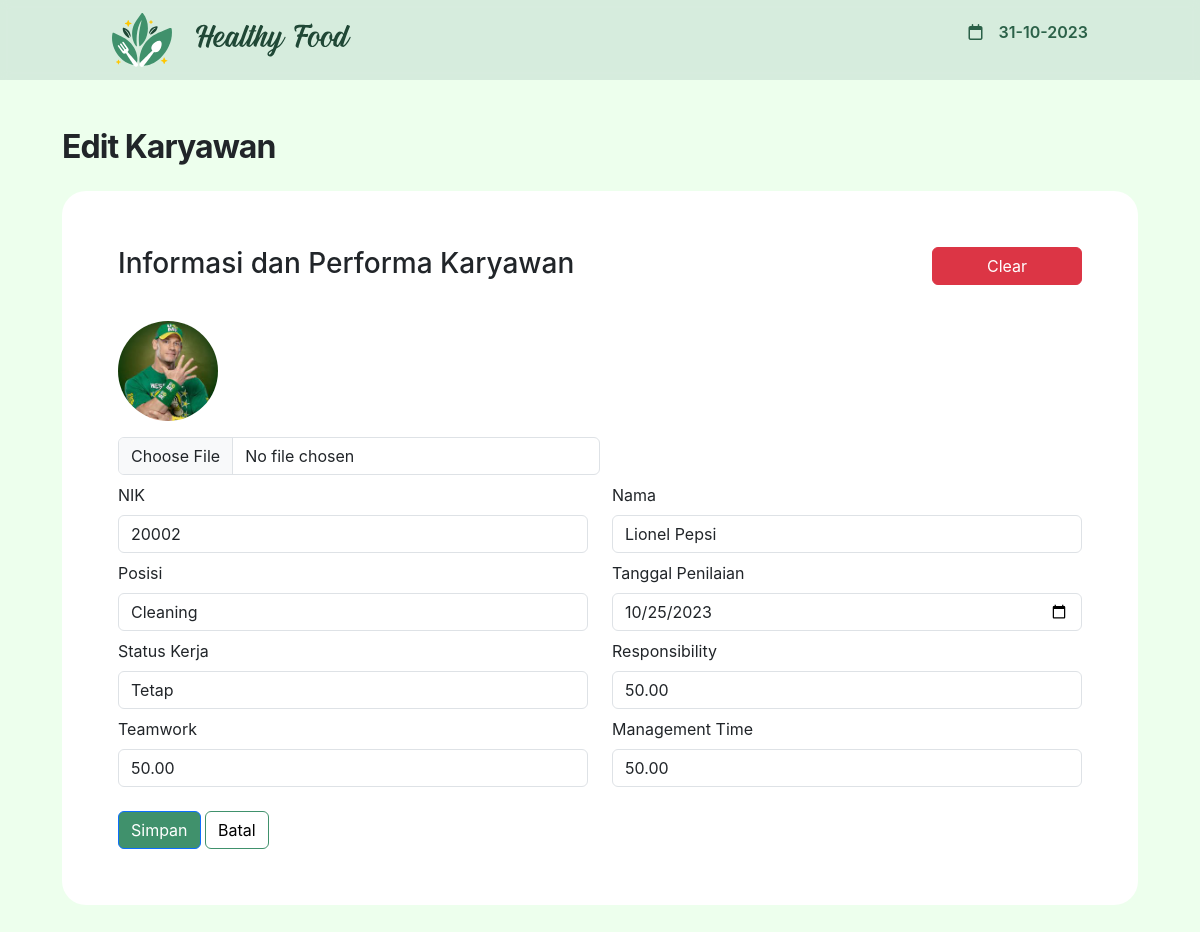
/edit_performance.php?nik=20002, run on the app's committed database.
### tables this page shows
CREATE TABLE `performance` (
  `nik` int(8) NOT NULL,
  `foto` varchar(200) NOT NULL,
  `nama` varchar(200) NOT NULL,
  `status_kerja` enum('Tetap','Tidak Tetap') NOT NULL,
  `position` varchar(10) NOT NULL,
  `tgl_penilaian` date NOT NULL,
  `responsibility` decimal(10,2) NOT NULL,
  `teamwork` decimal(10,2) NOT NULL,
  `management_time` decimal(10,2) NOT NULL,
  `total` decimal(10,2) NOT NULL,
  `grade` varchar(3) NOT NULL
);

### edit_performance.php (the view, shortened to what this page needs)
<!DOCTYPE html>
<html lang="en">
<?php
include "sqlConnect.php";
$nik = $_GET['nik'];
$sql = "SELECT * FROM performance where nik = '$nik' LIMIT 1";
$result = mysqli_query($conn, $sql);
if ($result->num_rows > 0) {
    while ($row = $result->fetch_assoc()) {
        $nik = $row['nik'];
        $nama = $row['nama'];
        $foto = $row['foto'];
        $tglPenilaian = $row['tgl_penilaian'];
        $posisi = $row['position'];
        $statusKerja = $row['status_kerja'];
        $responsibility = $row['responsibility'];
        $teamwork = $row['teamwork'];
        $management = $row['management_time'];
    }
}
?>
<head>
    <link href="https://cdn.jsdelivr.net/npm/bootstrap@5.3.2/dist/css/bootstrap.min.css" rel="stylesheet">
    <link rel="stylesheet" href="https://cdnjs.cloudflare.com/ajax/libs/font-awesome/6.0.0/css/all.min.css">
    <link rel="stylesheet" href="style.css">
</head>
<body>
    <nav class="navbar navbar-expand-lg bg-body-tertiary sticky-top">
        <div class="container-fluid">
            <a class="navbar-brand" href="#"><img src="images/logo.svg"><img src="images/logoText.svg"></a>
            <div class="collapse navbar-collapse" id="navbarNavAltMarkup">
                <div class="navbar-nav">
                    <div>
                        <i class="fa-regular fa-calendar"></i>
                        <p id="tgl">tanggal</p>
                    </div>
                </div>
            </div>
        </div>
    </nav>
    <div class="container">
        <div class="content-body">
            <div class="content-fluid">
                <h1 class="PageTitle mt-3">Edit Karyawan</h1>
                <form action="ubah-performance.php" method="POST" enctype="multipart/form-data" onsubmit="return simpan()">
                    <div class="card">
                        <div class="card-body">
                            <div class="row">
                                <div class="col-6">
                                    <h3>Informasi dan Performa Karyawan</h3>
                                </div>
                                <div class="col-6">
                                    <div class="d-flex justify-content-end">
                                        <div class="btn btn-danger" style="width:100%; max-width:150px" data-bs-toggle="modal" data-bs-target="#modalClear">
                                            Clear
                                        </div>
                                    </div>
                                </div>
                            </div>
                            <div class="row mt-4">
                                <div class="col-12 form-input mt-2">
                                    <img src="dataBaseFoto/<?php echo $foto ?>" alt="No Image" id="previewFoto" class="img-fluid rounded-circle" style="width: 100px; height: 100px;">
                                    <div class="mt-3">
                                        <input class="form-control inputForm" type="file" placeholder="Pilih Foto" id="inputFoto" name="inputFoto" accept="image/*" value="<?php echo $foto ?>" style="max-width:50%">
                                    </div>
                                </div>
                                <div class="col-12 col-sm-6  form-input mt-2">
                                    <label>
                                        NIK
                                    </label>
                                    <input class="form-control inputForm mt-2" name="nik" id="nik" placeholder="Masukan NIK" type="number" readonly value="<?php echo ($nik) ?>" />
                                </div>
                                <div class="col-12 col-sm-6  form-input mt-2">
                                    <label>
                                        Nama
                                    </label>
                                    <input class="form-control inputForm mt-2" name="nama" id="nama" placeholder="Masukan Nama" type="text" required value="<?php echo ($nama) ?>" />
                                </div>
                                <div class="col-12 col-sm-6  form-input mt-2">
                                    <label>
                                        Posisi
                                    </label>
                                    <input class="form-control inputForm mt-2" name="posisi" id="posisi" placeholder="Masukan Posisi" type="text" required value="<?php echo ($posisi) ?>" />
                                </div>
                                <div class="col-12 col-sm-6  form-input mt-2">
                                    <label>
                                        Tanggal Penilaian
                                    </label>
                                    <input class="form-control inputForm mt-2" name="tglPenilaian" id="tglPenilaian" placeholder="Masukan Tanggal" type="date" required value="<?php echo ($tglPenilaian) ?>" />
                                </div>
                                <div class="col-12 col-sm-6  form-input mt-2">
                                    <label>
                                        Status Kerja
                                    </label>
                                    <select class="form-control inputForm mt-2" name="statusKerja" id="statusKerja" required>
                                        <option value="Tetap" <?php echo ($statusKerja === 'Tetap') ? 'selected' : ''; ?>>
                                            Tetap
                                        </option>
                                    </select>
                                </div>
                                <div class="col-12 col-xxl-2 col-sm-6 form-input mt-2">
                                    <label>
                                        Responsibility
                                    </label>
                                    <input class="form-control inputForm mt-2" name="responsibility" id="responsibility" placeholder="(0-100) (30%)" type="number" required value="<?php echo ($responsibility) ?>" />
                                </div>
                                <div class="col-12 col-xxl-2 col-sm-6 form-input mt-2">
                                    <label>
                                        Teamwork
                                    </label>
                                    <input class="form-control inputForm mt-2" name="teamwork" id="teamwork" placeholder="(0-100) (30%)" type="number" required value="<?php echo ($teamwork) ?>" />
                                </div>
                                <div class="col-12 col-xxl-2 col-sm-6 form-input mt-2">
                                    <label>
                                        Management Time
                                    </label>
                                    <input class="form-control inputForm mt-2" name="management" id="management" placeholder="(0-100) (40%)" type="number" required value="<?php echo ($management) ?>" />
                                </div>
                            </div>
                            <div class="mt-4">
                                <div class="btn btn-primary" style="background-color:#40916C;" data-bs-toggle="modal" data-bs-target="#modalSimpan">
                                    Simpan
                                </div>
                                <a href="performance.php" target="_self">
                                    <div class="btn btn-primary" style="background-color:white;border:2;border-color:#40916C;color:black;">
                                        Batal
                                    </div>
                                </a>
                            </div>
                        </div>
                    </div>
                </form>
            </div>
        </div>
    </div>
</body>
</html>

### style.css (style rules this page uses)
body { background-color: #EDFFED; height: 2000px; font-family: 'Inter', sans-serif; }
h1 { font-weight: 600; }
a { color: #2B6148; text-decoration: none; }
.card { border-radius: 24px; border: none; padding: 40px; }

### edit_performance.php (style rules this page uses)
.container { padding: 2rem; }
.PageTitle { font-family: "Inter"; font-style: normal; font-weight: 700; font-size: 32px; line-height: 120%; letter-spacing: -0.03em; margin-bottom: 25px; }

### data on the page
performance: foto (picture), nik "20002", nama "Lionel Pepsi", posisi "Cleaning", tglPenilaian "10/25/2023", statusKerja "Tetap", responsibility "50.00", teamwork "50.00", management "50.00"
